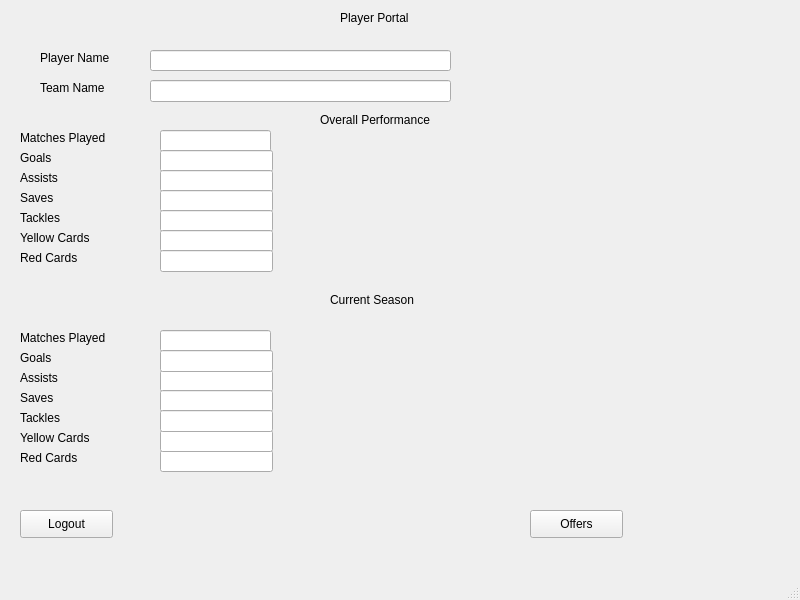
<?xml version="1.0" encoding="UTF-8"?>
<ui version="4.0">
 <class>MainWindow</class>
 <widget class="QMainWindow" name="MainWindow">
  <property name="geometry">
   <rect>
    <x>0</x>
    <y>0</y>
    <width>800</width>
    <height>600</height>
   </rect>
  </property>
  <property name="windowTitle">
   <string>MainWindow</string>
  </property>
  <widget class="QWidget" name="centralwidget">
   <widget class="QLabel" name="label">
    <property name="geometry">
     <rect>
      <x>340</x>
      <y>10</y>
      <width>81</width>
      <height>16</height>
     </rect>
    </property>
    <property name="text">
     <string>Player Portal</string>
    </property>
   </widget>
   <widget class="QLabel" name="label_MP1">
    <property name="geometry">
     <rect>
      <x>20</x>
      <y>130</y>
      <width>101</width>
      <height>16</height>
     </rect>
    </property>
    <property name="text">
     <string>Matches Played</string>
    </property>
   </widget>
   <widget class="QLabel" name="label_G1">
    <property name="geometry">
     <rect>
      <x>20</x>
      <y>150</y>
      <width>101</width>
      <height>16</height>
     </rect>
    </property>
    <property name="text">
     <string>Goals </string>
    </property>
   </widget>
   <widget class="QLabel" name="label_A1">
    <property name="geometry">
     <rect>
      <x>20</x>
      <y>170</y>
      <width>55</width>
      <height>16</height>
     </rect>
    </property>
    <property name="text">
     <string>Assists</string>
    </property>
   </widget>
   <widget class="QLabel" name="label_S1">
    <property name="geometry">
     <rect>
      <x>20</x>
      <y>190</y>
      <width>55</width>
      <height>16</height>
     </rect>
    </property>
    <property name="text">
     <string>Saves</string>
    </property>
   </widget>
   <widget class="QLabel" name="label_T1">
    <property name="geometry">
     <rect>
      <x>20</x>
      <y>210</y>
      <width>55</width>
      <height>16</height>
     </rect>
    </property>
    <property name="text">
     <string>Tackles</string>
    </property>
   </widget>
   <widget class="QLabel" name="label_YC1">
    <property name="geometry">
     <rect>
      <x>20</x>
      <y>230</y>
      <width>81</width>
      <height>16</height>
     </rect>
    </property>
    <property name="text">
     <string>Yellow Cards</string>
    </property>
   </widget>
   <widget class="QLabel" name="label_RC1">
    <property name="geometry">
     <rect>
      <x>20</x>
      <y>250</y>
      <width>71</width>
      <height>16</height>
     </rect>
    </property>
    <property name="text">
     <string>Red Cards</string>
    </property>
   </widget>
   <widget class="QLabel" name="label_10">
    <property name="geometry">
     <rect>
      <x>320</x>
      <y>110</y>
      <width>221</width>
      <height>20</height>
     </rect>
    </property>
    <property name="text">
     <string>Overall Performance</string>
    </property>
   </widget>
   <widget class="QLabel" name="label_19">
    <property name="geometry">
     <rect>
      <x>330</x>
      <y>290</y>
      <width>121</width>
      <height>20</height>
     </rect>
    </property>
    <property name="text">
     <string>Current Season</string>
    </property>
   </widget>
   <widget class="QLineEdit" name="lineEdit_PN">
    <property name="geometry">
     <rect>
      <x>150</x>
      <y>50</y>
      <width>301</width>
      <height>21</height>
     </rect>
    </property>
   </widget>
   <widget class="QLineEdit" name="lineEdit_MP">
    <property name="geometry">
     <rect>
      <x>160</x>
      <y>130</y>
      <width>111</width>
      <height>22</height>
     </rect>
    </property>
   </widget>
   <widget class="QLineEdit" name="lineEdit_G1">
    <property name="geometry">
     <rect>
      <x>160</x>
      <y>150</y>
      <width>113</width>
      <height>22</height>
     </rect>
    </property>
   </widget>
   <widget class="QLineEdit" name="lineEdit_A1">
    <property name="geometry">
     <rect>
      <x>160</x>
      <y>170</y>
      <width>113</width>
      <height>22</height>
     </rect>
    </property>
   </widget>
   <widget class="QLineEdit" name="lineEdit_S1">
    <property name="geometry">
     <rect>
      <x>160</x>
      <y>190</y>
      <width>113</width>
      <height>22</height>
     </rect>
    </property>
   </widget>
   <widget class="QLineEdit" name="lineEdit_T1">
    <property name="geometry">
     <rect>
      <x>160</x>
      <y>210</y>
      <width>113</width>
      <height>22</height>
     </rect>
    </property>
   </widget>
   <widget class="QLineEdit" name="lineEdit_YC1">
    <property name="geometry">
     <rect>
      <x>160</x>
      <y>230</y>
      <width>113</width>
      <height>22</height>
     </rect>
    </property>
   </widget>
   <widget class="QLineEdit" name="lineEdit_RC1">
    <property name="geometry">
     <rect>
      <x>160</x>
      <y>250</y>
      <width>113</width>
      <height>22</height>
     </rect>
    </property>
   </widget>
   <widget class="QLabel" name="label_PN">
    <property name="geometry">
     <rect>
      <x>40</x>
      <y>50</y>
      <width>81</width>
      <height>16</height>
     </rect>
    </property>
    <property name="text">
     <string>Player Name</string>
    </property>
   </widget>
   <widget class="QLineEdit" name="lineEdit_TN">
    <property name="geometry">
     <rect>
      <x>150</x>
      <y>80</y>
      <width>301</width>
      <height>22</height>
     </rect>
    </property>
   </widget>
   <widget class="QLabel" name="label_TN">
    <property name="geometry">
     <rect>
      <x>40</x>
      <y>80</y>
      <width>81</width>
      <height>16</height>
     </rect>
    </property>
    <property name="text">
     <string>Team Name</string>
    </property>
   </widget>
   <widget class="QLabel" name="label_Rc2">
    <property name="geometry">
     <rect>
      <x>20</x>
      <y>450</y>
      <width>71</width>
      <height>16</height>
     </rect>
    </property>
    <property name="text">
     <string>Red Cards</string>
    </property>
   </widget>
   <widget class="QLabel" name="label_S2">
    <property name="geometry">
     <rect>
      <x>20</x>
      <y>390</y>
      <width>55</width>
      <height>16</height>
     </rect>
    </property>
    <property name="text">
     <string>Saves</string>
    </property>
   </widget>
   <widget class="QLineEdit" name="lineEdit_RC2">
    <property name="geometry">
     <rect>
      <x>160</x>
      <y>450</y>
      <width>113</width>
      <height>22</height>
     </rect>
    </property>
   </widget>
   <widget class="QLabel" name="label_G2">
    <property name="geometry">
     <rect>
      <x>20</x>
      <y>350</y>
      <width>101</width>
      <height>16</height>
     </rect>
    </property>
    <property name="text">
     <string>Goals </string>
    </property>
   </widget>
   <widget class="QLineEdit" name="lineEdit_A2">
    <property name="geometry">
     <rect>
      <x>160</x>
      <y>370</y>
      <width>113</width>
      <height>22</height>
     </rect>
    </property>
   </widget>
   <widget class="QLabel" name="label_T2">
    <property name="geometry">
     <rect>
      <x>20</x>
      <y>410</y>
      <width>55</width>
      <height>16</height>
     </rect>
    </property>
    <property name="text">
     <string>Tackles</string>
    </property>
   </widget>
   <widget class="QLabel" name="label_YC2">
    <property name="geometry">
     <rect>
      <x>20</x>
      <y>430</y>
      <width>81</width>
      <height>16</height>
     </rect>
    </property>
    <property name="text">
     <string>Yellow Cards</string>
    </property>
   </widget>
   <widget class="QLineEdit" name="lineEdit_YC2">
    <property name="geometry">
     <rect>
      <x>160</x>
      <y>430</y>
      <width>113</width>
      <height>22</height>
     </rect>
    </property>
   </widget>
   <widget class="QLineEdit" name="lineEdit_S2">
    <property name="geometry">
     <rect>
      <x>160</x>
      <y>390</y>
      <width>113</width>
      <height>22</height>
     </rect>
    </property>
   </widget>
   <widget class="QLabel" name="label_A2">
    <property name="geometry">
     <rect>
      <x>20</x>
      <y>370</y>
      <width>55</width>
      <height>16</height>
     </rect>
    </property>
    <property name="text">
     <string>Assists</string>
    </property>
   </widget>
   <widget class="QLineEdit" name="lineEdit_MP2">
    <property name="geometry">
     <rect>
      <x>160</x>
      <y>330</y>
      <width>111</width>
      <height>22</height>
     </rect>
    </property>
   </widget>
   <widget class="QLineEdit" name="lineEdit_G2">
    <property name="geometry">
     <rect>
      <x>160</x>
      <y>350</y>
      <width>113</width>
      <height>22</height>
     </rect>
    </property>
   </widget>
   <widget class="QLabel" name="label_MP2">
    <property name="geometry">
     <rect>
      <x>20</x>
      <y>330</y>
      <width>101</width>
      <height>16</height>
     </rect>
    </property>
    <property name="text">
     <string>Matches Played</string>
    </property>
   </widget>
   <widget class="QLineEdit" name="lineEdit_T2">
    <property name="geometry">
     <rect>
      <x>160</x>
      <y>410</y>
      <width>113</width>
      <height>22</height>
     </rect>
    </property>
   </widget>
   <widget class="QPushButton" name="LogoutButton_PP">
    <property name="geometry">
     <rect>
      <x>20</x>
      <y>510</y>
      <width>93</width>
      <height>28</height>
     </rect>
    </property>
    <property name="text">
     <string>Logout</string>
    </property>
   </widget>
   <widget class="QPushButton" name="pushButton_Offers">
    <property name="geometry">
     <rect>
      <x>530</x>
      <y>510</y>
      <width>93</width>
      <height>28</height>
     </rect>
    </property>
    <property name="text">
     <string>Offers</string>
    </property>
   </widget>
  </widget>
  <widget class="QMenuBar" name="menubar">
   <property name="geometry">
    <rect>
     <x>0</x>
     <y>0</y>
     <width>800</width>
     <height>26</height>
    </rect>
   </property>
  </widget>
  <widget class="QStatusBar" name="statusbar"/>
 </widget>
 <resources/>
 <connections/>
</ui>
